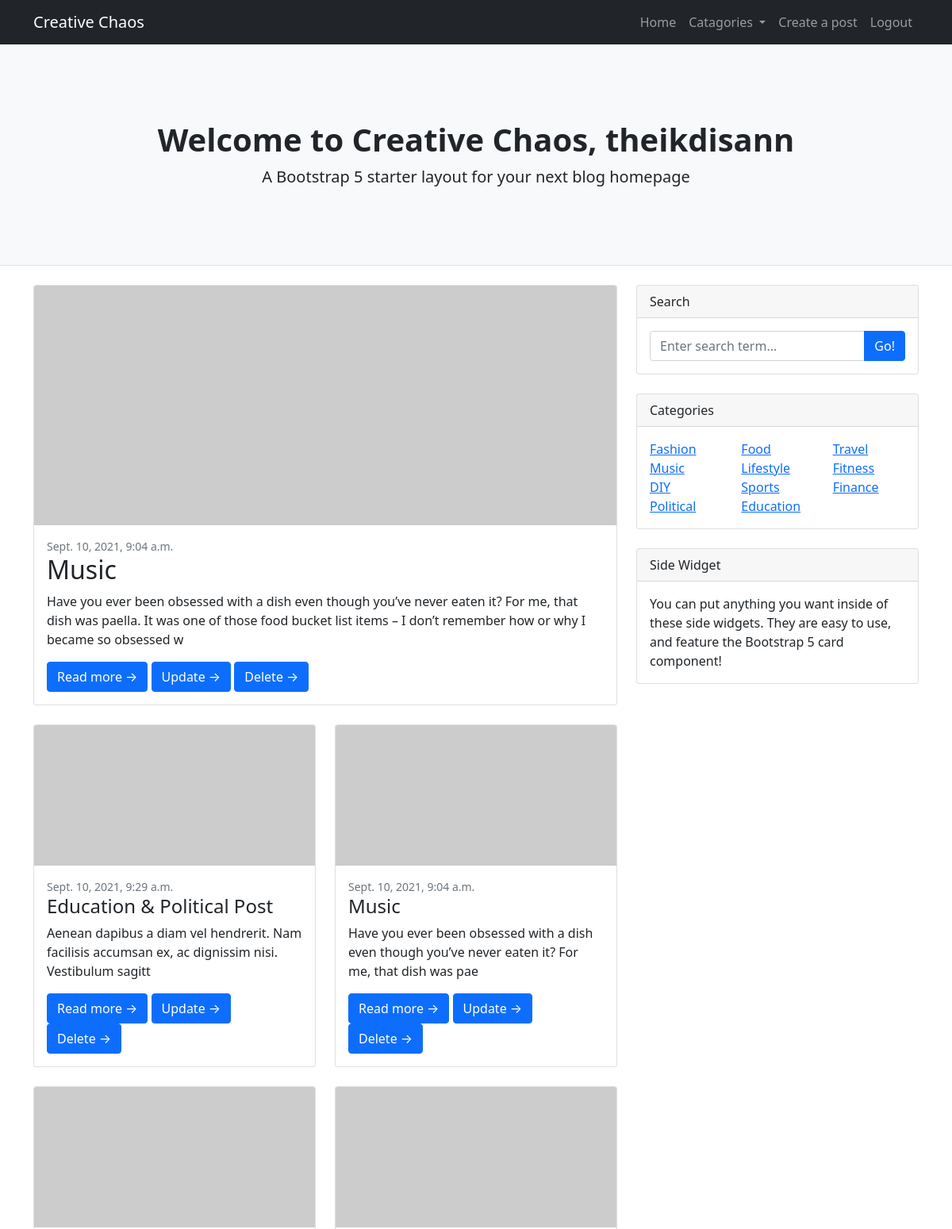
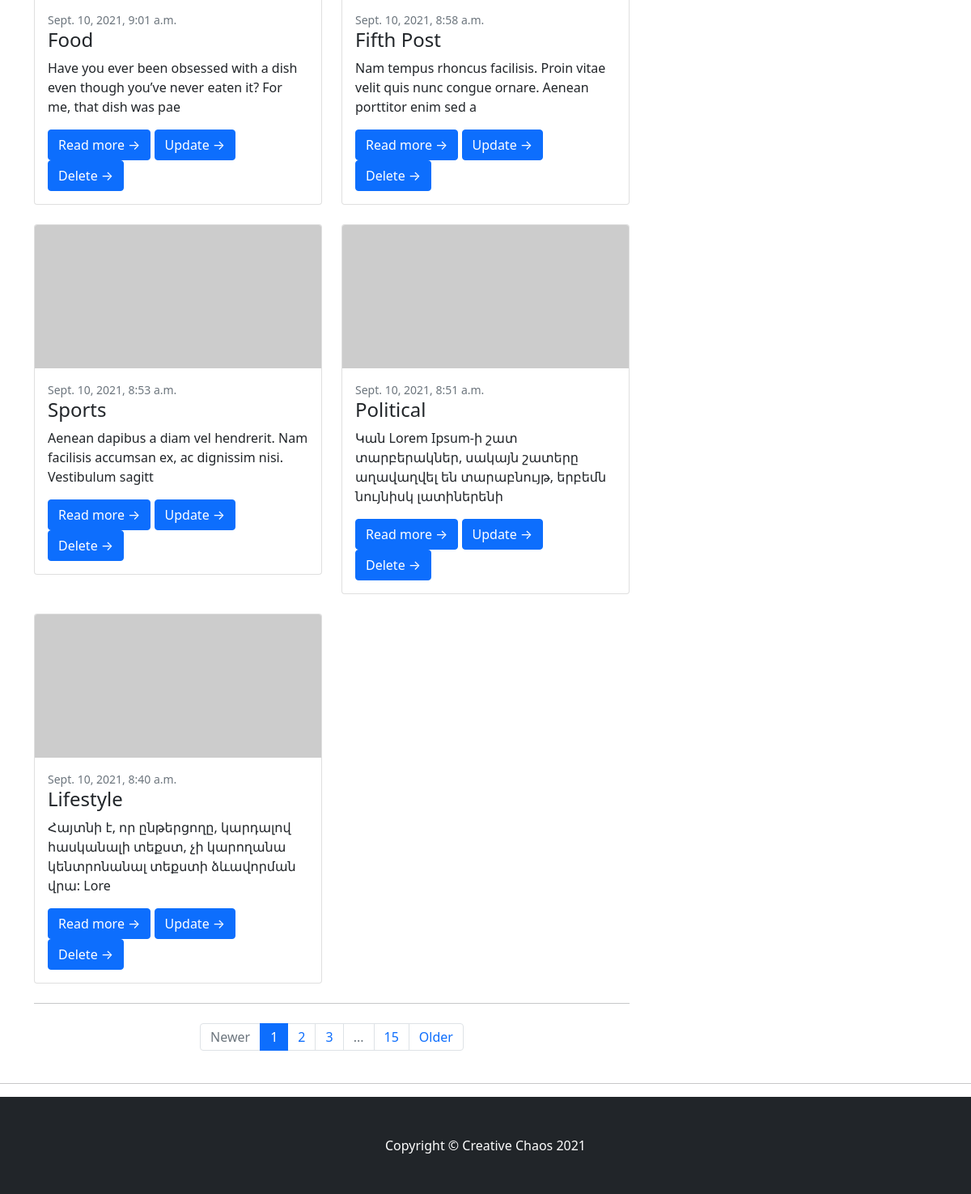
The app's page / (signed in) with its own data (2 pictures, top to bottom).
### blogPost/models.py (models this page shows, shortened)
class Post(models.Model):
    title = models.CharField(max_length=200)
    title_tag = models.CharField(max_length=100)
    author = models.ForeignKey(User,on_delete=models.CASCADE)
    catagory= models.ManyToManyField('Catagory',blank=True)
    body = models.TextField(blank=True,null=True)
    id  = models.UUIDField(default=uuid.uuid4, null=False, unique=True, primary_key=True, editable=False)
    created_at= models.DateTimeField(auto_now_add=True, blank=True)

class Catagory(models.Model):
    name = models.CharField(max_length=200)
    def __str__(self):
        return self.name

### blogPost/views.py (the view)
# urls.py: path('', views.home, name='home'),
def home(request):
    posts = Post.objects.all()
    tags = Catagory.objects.all()
    featured_post = Post.objects.last()
    return render(request,'blogpost/index.html', {'posts':posts, 'featured_post':featured_post, 'tags':tags})

### blogPost/templates/blogpost/index.html
{% extends 'main.html' %}
{% block content %}
        <header class="py-5 bg-light border-bottom mb-4">
            <div class="container">
                <div class="text-center my-5">
                    <h1 class="fw-bolder">Welcome to Creative Chaos, {{request.user}}</h1>
                    <p class="lead mb-0">A Bootstrap 5 starter layout for your next blog homepage</p>
                </div>
            </div>
        </header>
        <div class="container">
            <div class="row">
                <div class="col-lg-8">
                    {% if featured_post %}
                        <div class="card mb-4">
                            <a href="#!"><img class="card-img-top" src="https://dummyimage.com/850x350/dee2e6/6c757d.jpg" alt="..." /></a>
                            <div class="card-body">
                                <div class="small text-muted">{{featured_post.created_at}}</div>
                                <h2 class="card-title">{{featured_post.title}}</h2>
                                <p class="card-text">{{featured_post.body| slice:200| safe}}</p>
                                <a class="btn btn-primary" href="{% url 'postDetail' featured_post.id %}">Read more →</a>
                                <a class="btn btn-primary" href="{% url 'updatePost' featured_post.id %}">Update →</a>
                                <a class="btn btn-primary" href="{% url 'deletePost' featured_post.id %}">Delete →</a>
                            </div>
                        </div>
                    {% endif %}
                    <div class="row">
                        {% for post in posts reversed %}
                            <div class="col-lg-6">
                                <div class="card mb-4">
                                    <a href="#!"><img class="card-img-top" src="https://dummyimage.com/700x350/dee2e6/6c757d.jpg" alt="..." /></a>
                                    <div class="card-body">
                                        <div class="small text-muted">{{post.created_at}}</div>
                                        <h2 class="card-title h4">{{post.title}}</h2>
                                        <p class="card-text">{{post.body| slice:100| safe}}</p>
                                        <a class="btn btn-primary" href="{% url 'postDetail' post.id %}">Read more →</a>
                                        <a class="btn btn-primary" href="{% url 'updatePost' post.id %}">Update →</a>
                                        <a class="btn btn-primary" href="{% url 'deletePost' post.id %}">Delete →</a>
                                    </div>
                                </div>
                            </div>
                        {% endfor %}
                    </div>
                    <nav aria-label="Pagination">
                        <hr class="my-0" />
                        <ul class="pagination justify-content-center my-4">
                            <li class="page-item disabled"><a class="page-link" href="#" tabindex="-1" aria-disabled="true">Newer</a></li>
                            <li class="page-item active" aria-current="page"><a class="page-link" href="#!">1</a></li>
                            <li class="page-item"><a class="page-link" href="#!">2</a></li>
                            <li class="page-item"><a class="page-link" href="#!">3</a></li>
                            <li class="page-item disabled"><a class="page-link" href="#!">...</a></li>
                            <li class="page-item"><a class="page-link" href="#!">15</a></li>
                            <li class="page-item"><a class="page-link" href="#!">Older</a></li>
                        </ul>
                    </nav>
                </div>
                {% include 'sidewidgets.html' %}
            </div>
        </div>
{% endblock %}

### templates/sidewidgets.html
{% load static %}
        <div class="col-lg-4">
            <div class="card mb-4">
                <div class="card-header">Search</div>
                    <div class="card-body">
                        <div class="input-group">
                            <input class="form-control" type="text" placeholder="Enter search term..." aria-label="Enter search term..." aria-describedby="button-search" />
                            <button class="btn btn-primary" id="button-search" type="button">Go!</button>
                        </div>
                    </div>
            </div>
            <div class="card mb-4">
                <div class="card-header">Categories</div>
                    <div class="card-body">
                        <div class="row">
                            {% for tag in tags %}
                                <div class=" col-sm-4">
                                    <ul class="list-unstyled mb-0">
                                            <li><a href="{% url 'catagory' tag.name %}">{{tag}}</a></li>
                                    </ul>
                                </div>
                            {% endfor %}
                        </div>
                </div>
            </div>
            <div class="card mb-4">
                <div class="card-header">Side Widget</div>
                    <div class="card-body">
                        You can put anything you want inside of these side widgets. They are easy to use, and feature the Bootstrap 5 card component!
                    </div>
            </div>
        </div>

### records on screen
Post: created_at "Sept. 10, 2021, 9:04 a.m.", title "Music", body "Have you ever been obsessed with a dish even though you’ve never eaten it? For me, that dish was paella. It was one of those food bucket list items – I don’t remember how or why I became so obsessed w", body "Have you ever been obsessed with a dish even though you’ve never eaten it? For me, that dish was pae"
Post: created_at "Sept. 10, 2021, 9:29 a.m.", title "Education & Political Post", body "Aenean dapibus a diam vel hendrerit. Nam facilisis accumsan ex, ac dignissim nisi. Vestibulum sagitt"
Post: created_at "Sept. 10, 2021, 9:01 a.m.", title "Food", body "Have you ever been obsessed with a dish even though you’ve never eaten it? For me, that dish was pae"
Post: created_at "Sept. 10, 2021, 8:58 a.m.", title "Fifth Post", body "Nam tempus rhoncus facilisis. Proin vitae velit quis nunc congue ornare. Aenean porttitor enim sed a"
Post: created_at "Sept. 10, 2021, 8:53 a.m.", title "Sports", body "Aenean dapibus a diam vel hendrerit. Nam facilisis accumsan ex, ac dignissim nisi. Vestibulum sagitt"
Post: created_at "Sept. 10, 2021, 8:51 a.m.", title "Political", body "Կան Lorem Ipsum-ի շատ տարբերակներ, սակայն շատերը աղավաղվել են տարաբնույթ, երբեմն նույնիսկ լատիներենի"
Post: created_at "Sept. 10, 2021, 8:40 a.m.", title "Lifestyle", body "Հայտնի է, որ ընթերցողը, կարդալով հասկանալի տեքստ, չի կարողանա կենտրոնանալ տեքստի ձևավորման վրա: Lore"
Catagory: name "Fashion"
Catagory: name "Food"
Catagory: name "Travel"
Catagory: name "Music"
Catagory: name "Lifestyle"
Catagory: name "Fitness"
Catagory: name "DIY"
Catagory: name "Sports"
Catagory: name "Finance"
Catagory: name "Political"
Catagory: name "Education"

### other values on screen
{{ request.user }} "theikdisann"
